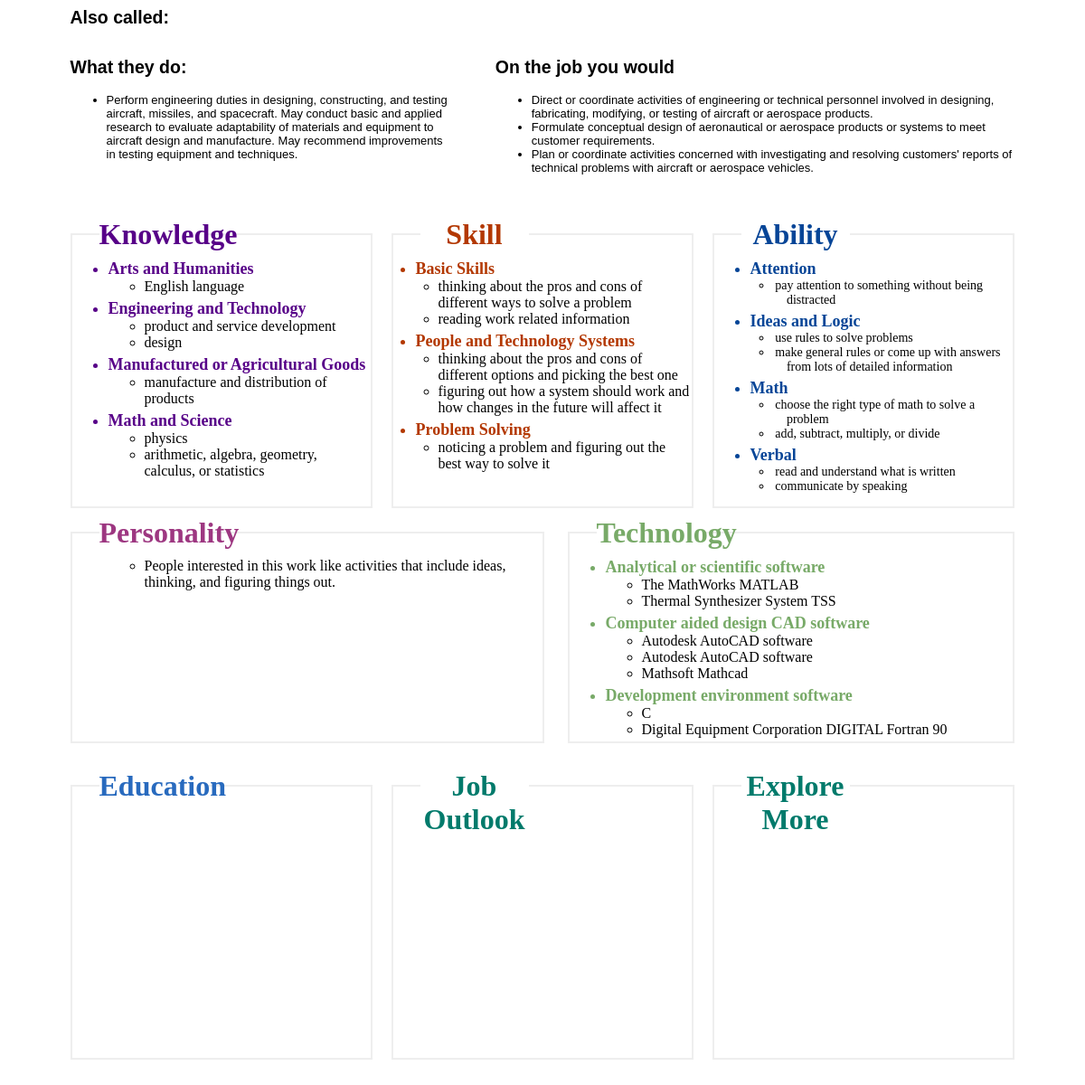
The page /sec/18/ on the database its author committed.
### career/models.py (models this page shows, shortened)
class CareerInfo(models.Model):
    type = models.TextField(blank=True)
    category = models.TextField(blank=True)
    value = models.TextField(blank=True)
    subtag = models.ForeignKey(Subtag)

### career/views.py (the view)
# urls.py: url(r'^sec/(\w+)/$', 'career.views.category'),
def category(request, subtag):
    arr = []
    for type in ["ac", "td", "job", "kn", "sk", "ab", "ps", "tech"]:
        data = CareerInfo.objects.filter(subtag=subtag, type=type)
        arr.append(dbtolist(data))
    return render_to_response("first.html", {
        "carr": arr,
    })

### career/views.py (called while the page is built)
def dbtolist(data):
    s = sorted(data, key=lambda a: a.category)
    cmap = dict()
    for r in s:
        if r.category in cmap:
            cmap[r.category].append(r.value)
        else:
            cmap[r.category] = [r.value]
    carr = [[key, cmap[key]] for key in cmap]
    return carr

### templates/first.html (shortened to what this page needs)
<html>
<head>
    <link rel="stylesheet" type="text/css" href="/static/css/first.css">
</head>
<body>
<div class="container">
    <div id="wrapper">
        <div id="top">
        <h2>Also called: </h2>
            <div id="left">
                <h2>What they do: </h2>
                    {%  for obj in carr.1 %}
                            <ul>
                                {%  for val in obj.1 %}
                                    <li>{{  val }}</li>
                                {%  endfor %}
                            </ul>
                        {%  endfor %}
                  </div>
            <div id="right">
                <h2>On the job you would</h2>
                <ul>
                        {%  for obj in carr.2 %}
                                {%  for val in obj.1 %}
                                    <li>{{  val }}</li>
                                {%  endfor %}
                        {%  endfor %}
                </ul>
            </div>
        </div>
        <div class="first-row">
            <div class="box one">
                <div class= "title">
                    <h1 style="color:#570088"> Knowledge</h1>
                </div>
                <div id="one">
                    <ul>
                        {%  for obj in carr.3 %}
                            <li class="seclist" style="color:#570088;">{{ obj.0 }}</li>
                            <ul>
                                {%  for val in obj.1 %}
                                    <li>{{  val }}</li>
                                {%  endfor %}
                            </ul>
                        {%  endfor %}
                    </ul>
                </div>
            </div>
            <div class="box two">
                <div class= "title">
                    <h1 style="color:#B33800"> Skill</h1>
                </div>
                <div id="two">
                <ul style="padding-left: 25px;">
                    {%  for obj in carr.4 %}
                            <li  class="seclist" style="color:#B33800;">{{ obj.0 }}</li>
                            <ul style="padding-left: 25px;">
                                {%  for val in obj.1 %}
                                    <li>{{  val }}</li>
                                {%  endfor %}
                            </ul>
                        {%  endfor %}
                </ul>
                </div>
            </div>
            <div class="box three">
                <div class= "title">
                    <h1 style="color:#064597"> Ability</h1>
                </div>
                <div id="three">
                    <ul>
                    {%  for obj in carr.5 %}
                            <li  class="seclist" style="color:#064597;">{{ obj.0 }}</li>
                            <ul style="padding-left: 25px;">
                                {%  for val in obj.1 %}
                                    <li class="thirdlist">{{  val }}</li>
                                {%  endfor %}
                            </ul>
                        {%  endfor %}
                </ul>
                </div>
            </div>
        </div>
        <div class="second-row">
            <div class="box1 four">
                <div class= "title">
                    <h1 style="color:#9D3781"> Personality</h1>
                </div>
                <div id="four">
                    <ul>
                    {%  for obj in carr.6 %}
                            <ul>
                                {%  for val in obj.1 %}
                                    <li>{{  val }}</li>
                                {%  endfor %}
                            </ul>
                        {%  endfor %}
                </ul>
                </div>
            </div>
            <div class="box2 five">
                <div class= "title">
                    <h1 style="color:#78AA68"> Technology</h1>
                </div>
                <div id="five">
                    <ul>
                    {%  for obj in carr.7 %}
                            <li  class="seclist" style="color:#78AA68;">{{ obj.0 }}</li>
                            <ul>
                                {%  for val in obj.1 %}
                                    <li>{{  val }}</li>
                                {%  endfor %}
                            </ul>
                        {%  endfor %}
                </ul>
                </div>
            </div>
        </div>
        <div class="first-row">
            <div class="box one">
                <div class= "title">
                    <h1 style="color:#286ABE"> Education</h1>
                </div>
            </div>
            <div class="box two">
                <div class= "title">
                    <h1 style="color:#007A6B"> Job Outlook</h1>
                </div>
            </div>
            <div class="box three">
                <div class= "title">
                    <h1 style="color:#007A6B"> Explore More</h1>
                </div>
            </div>
        </div>
    </div>
</div>
</body>
</html>

### static/css/first.css (style rules this page uses)
.container { width: 1100px; height: auto; margin: auto; }
#wrapper { width: 1045px; height: auto; margin: auto; }
#top { width:inherit; height:250px; color: black; font-family: Verdana, sans-serif; font-size: 13px; }
#left { width: 40%; float: left; }
#right { width: 55%; float: right; }
.first-row { width: inherit; height: 330px; }
.second-row { width: inherit; height: 280px; }
.box { height: 300px; width:330px; border: 2px solid #eee; }
.box1 { height: 230px; width:520px; border: 2px solid #eee; }
.box2 { height: 230px; width:490px; border: 2px solid #eee; }
.seclist { padding-left: 1em; text-indent: -1em; font-weight: bold; font-size: 18px; margin-top: 5px; }
.thirdlist { text-indent: -0.9em; padding-left:1.1em; font-size: 14px; }
.two { margin:-304px 0 0 355px; }
.three { margin:-304px 0 0 710px; }
.five { margin:-234px 0 0 550px; }
.title { width: 120px; height: 30px; background: #fff; margin: -40px 0 0 30px; text-align: center; }

### rows shown on the page
CareerInfo: 1 "Perform engineering duties in designing, constructing, and testing aircraft, missiles, and spacecraft. May conduct basic and applied research to evaluate adaptability of materials and equipment to aircraft design and manufacture. May recommend improvements in testing equipment and techniques."
CareerInfo: 1 "Direct or coordinate activities of engineering or technical personnel involved in designing, fabricating, modifying, or testing of aircraft or aerospace products."
CareerInfo: 1 "Formulate conceptual design of aeronautical or aerospace products or systems to meet customer requirements."
CareerInfo: 1 "Plan or coordinate activities concerned with investigating and resolving customers' reports of technical problems with aircraft or aerospace vehicles."
CareerInfo: category "Arts and Humanities", 1 "English language"
CareerInfo: category "Engineering and Technology", 1 "product and service development"
CareerInfo: 1 "design"
CareerInfo: category "Manufactured or Agricultural Goods", 1 "manufacture and distribution of products"
CareerInfo: category "Math and Science", 1 "physics"
CareerInfo: 1 "arithmetic, algebra, geometry, calculus, or statistics"
CareerInfo: category "Basic Skills", 1 "thinking about the pros and cons of different ways to solve a problem"
CareerInfo: 1 "reading work related information"
CareerInfo: category "People and Technology Systems", 1 "thinking about the pros and cons of different options and picking the best one"
CareerInfo: 1 "figuring out how a system should work and how changes in the future will affect it"
CareerInfo: category "Problem Solving", 1 "noticing a problem and figuring out the best way to solve it"
CareerInfo: category "Attention", 1 "pay attention to something without being distracted"
CareerInfo: category "Ideas and Logic", 1 "use rules to solve problems"
CareerInfo: 1 "make general rules or come up with answers from lots of detailed information"
CareerInfo: category "Math", 1 "choose the right type of math to solve a problem"
CareerInfo: 1 "add, subtract, multiply, or divide"
CareerInfo: category "Verbal", 1 "read and understand what is written"
CareerInfo: 1 "communicate by speaking"
CareerInfo: 1 "People interested in this work like activities that include ideas, thinking, and figuring things out."
CareerInfo: category "Analytical or scientific software", 1 "The MathWorks MATLAB"
CareerInfo: 1 "Thermal Synthesizer System TSS"
CareerInfo: category "Computer aided design CAD software", 1 "Autodesk AutoCAD software"
CareerInfo: 1 "Autodesk AutoCAD software"
CareerInfo: 1 "Mathsoft Mathcad"
CareerInfo: category "Development environment software"
CareerInfo: 1 "Digital Equipment Corporation DIGITAL Fortran 90"

### other values the page prints
{{ val }} "C"
